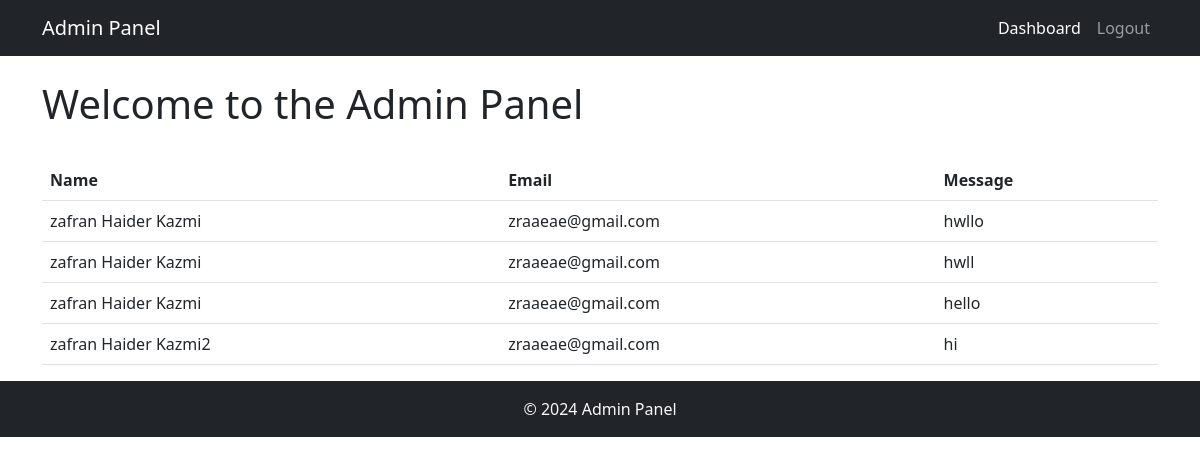
Page /adm (signed in) on the committed database.
### model.py (models this page shows)
class Contact(db.Model):
    id = db.Column(db.Integer, primary_key=True)
    name = db.Column(db.String(100))
    email = db.Column(db.String(100))
    message = db.Column(db.Text)

### app.py (the view)
@app.route('/adm')
@login_required
def adm():
    contacts = Contact.query.all()
    return render_template('adm.html', contacts=contacts)

### app.py (called while the page is built)
@login_manager.user_loader
def load_user(user_id):
    return User.query.get(int(user_id))

### template/adm.html (shortened to what this page needs)
<!DOCTYPE html>
<html lang="en">
<head>
    <link rel="stylesheet" href="https://cdnjs.cloudflare.com/ajax/libs/twitter-bootstrap/5.3.0/css/bootstrap.min.css">
    <link rel="stylesheet" href="https://cdnjs.cloudflare.com/ajax/libs/font-awesome/5.15.4/css/all.min.css">
</head>
<body>
    <nav class="navbar navbar-expand-lg navbar-dark bg-dark">
        <div class="container">
            <a class="navbar-brand" href="#">Admin Panel</a>
            <div class="collapse navbar-collapse" id="navbarNav">
                <ul class="navbar-nav ms-auto">
                    <li class="nav-item">
                        <a class="nav-link active" aria-current="page" href="#">Dashboard</a>
                    </li>
                    <li class="nav-item">
                        <a class="nav-link" href="{{ url_for('logout') }}">Logout</a>
                    </li>
                </ul>
            </div>
        </div>
    </nav>
    <div class="container mt-4">
        <div class="row">
            <div class="col">
                <h1>Welcome to the Admin Panel</h1>
            </div>
        </div>
    </div>
    <div class="container mt-4">
        <div class="row">
            <div class="col">
                <table class="table">
                    <thead>
                        <tr>
                            <th>Name</th>
                            <th>Email</th>
                            <th>Message</th>
                        </tr>
                    </thead>
                    <tbody>
                        {% for contact in contacts %}
                        <tr>
                            <td>{{ contact.name }}</td>
                            <td>{{ contact.email }}</td>
                            <td>{{ contact.message }}</td>
                        </tr>
                        {% endfor %}
                    </tbody>
                </table>
            </div>
        </div>
    </div>
    <footer class="bg-dark text-light text-center py-3">
        <div class="container">
            &copy; 2024 Admin Panel
        </div>
    </footer>
</body>
</html>

### rows in the picture
Contact: name "zafran Haider Kazmi", email "zraaeae@gmail.com", message "hwllo"
Contact: name "zafran Haider Kazmi", email "zraaeae@gmail.com", message "hwll"
Contact: name "zafran Haider Kazmi", email "zraaeae@gmail.com", message "hello"
Contact: name "zafran Haider Kazmi2", email "zraaeae@gmail.com", message "hi"
